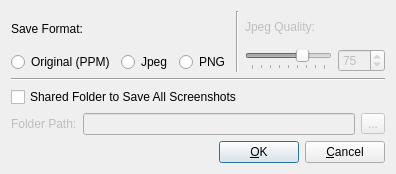
<ui version="4.0" >
 <author>Andrey Rijov</author>
 <class>Screenshot_Options_Window</class>
 <widget class="QDialog" name="Screenshot_Options_Window" >
  <property name="geometry" >
   <rect>
    <x>0</x>
    <y>0</y>
    <width>396</width>
    <height>174</height>
   </rect>
  </property>
  <property name="windowTitle" >
   <string>Screenshot Options</string>
  </property>
  <layout class="QGridLayout" name="gridLayout_4" >
   <item row="0" column="0" >
    <layout class="QGridLayout" name="gridLayout_2" >
     <item row="0" column="0" >
      <widget class="QLabel" name="Label__Screenshot_Save_Format" >
       <property name="sizePolicy" >
        <sizepolicy vsizetype="Preferred" hsizetype="Maximum" >
         <horstretch>0</horstretch>
         <verstretch>0</verstretch>
        </sizepolicy>
       </property>
       <property name="text" >
        <string>Save Format:</string>
       </property>
       <property name="buddy" >
        <cstring>RB_Format_PPM</cstring>
       </property>
      </widget>
     </item>
     <item row="1" column="0" >
      <widget class="QRadioButton" name="RB_Format_PPM" >
       <property name="text" >
        <string>Original (PPM)</string>
       </property>
      </widget>
     </item>
     <item row="1" column="1" >
      <widget class="QRadioButton" name="RB_Format_Jpeg" >
       <property name="text" >
        <string>Jpeg</string>
       </property>
      </widget>
     </item>
     <item row="1" column="2" >
      <widget class="QRadioButton" name="RB_Format_PNG" >
       <property name="text" >
        <string>PNG</string>
       </property>
      </widget>
     </item>
    </layout>
   </item>
   <item row="0" column="1" >
    <widget class="Line" name="line_2" >
     <property name="orientation" >
      <enum>Qt::Vertical</enum>
     </property>
    </widget>
   </item>
   <item row="0" column="2" >
    <layout class="QGridLayout" name="gridLayout_3" >
     <item row="0" column="0" >
      <widget class="QLabel" name="Label_Jpeg_Quality" >
       <property name="enabled" >
        <bool>false</bool>
       </property>
       <property name="text" >
        <string>Jpeg Quality:</string>
       </property>
       <property name="buddy" >
        <cstring>SB_Jpeg_Quality</cstring>
       </property>
      </widget>
     </item>
     <item row="1" column="0" >
      <widget class="QSlider" name="HS_Jpeg_Quality" >
       <property name="enabled" >
        <bool>false</bool>
       </property>
       <property name="minimum" >
        <number>20</number>
       </property>
       <property name="maximum" >
        <number>100</number>
       </property>
       <property name="singleStep" >
        <number>5</number>
       </property>
       <property name="value" >
        <number>75</number>
       </property>
       <property name="orientation" >
        <enum>Qt::Horizontal</enum>
       </property>
       <property name="tickPosition" >
        <enum>QSlider::TicksBelow</enum>
       </property>
      </widget>
     </item>
     <item row="1" column="1" >
      <widget class="QSpinBox" name="SB_Jpeg_Quality" >
       <property name="enabled" >
        <bool>false</bool>
       </property>
       <property name="minimum" >
        <number>20</number>
       </property>
       <property name="maximum" >
        <number>100</number>
       </property>
       <property name="singleStep" >
        <number>5</number>
       </property>
       <property name="value" >
        <number>75</number>
       </property>
      </widget>
     </item>
    </layout>
   </item>
   <item row="1" column="0" colspan="3" >
    <widget class="Line" name="line_3" >
     <property name="orientation" >
      <enum>Qt::Horizontal</enum>
     </property>
    </widget>
   </item>
   <item row="2" column="0" colspan="3" >
    <layout class="QGridLayout" name="gridLayout" >
     <item row="0" column="0" colspan="2" >
      <widget class="QCheckBox" name="CH_Screenshot_Folder" >
       <property name="sizePolicy" >
        <sizepolicy vsizetype="Fixed" hsizetype="Maximum" >
         <horstretch>0</horstretch>
         <verstretch>0</verstretch>
        </sizepolicy>
       </property>
       <property name="text" >
        <string>Shared Folder to Save All Screenshots</string>
       </property>
      </widget>
     </item>
     <item row="1" column="0" >
      <widget class="QLabel" name="Label_Folder_Path" >
       <property name="enabled" >
        <bool>false</bool>
       </property>
       <property name="text" >
        <string>Folder Path:</string>
       </property>
       <property name="buddy" >
        <cstring>Edit_Screenshot_Folder</cstring>
       </property>
      </widget>
     </item>
     <item row="1" column="1" >
      <widget class="QLineEdit" name="Edit_Screenshot_Folder" >
       <property name="enabled" >
        <bool>false</bool>
       </property>
      </widget>
     </item>
     <item row="1" column="2" >
      <widget class="QToolButton" name="TB_Screenshot_Folder" >
       <property name="enabled" >
        <bool>false</bool>
       </property>
       <property name="text" >
        <string>...</string>
       </property>
      </widget>
     </item>
    </layout>
   </item>
   <item row="3" column="0" colspan="3" >
    <layout class="QHBoxLayout" name="horizontalLayout" >
     <item>
      <spacer name="horizontalSpacer" >
       <property name="orientation" >
        <enum>Qt::Horizontal</enum>
       </property>
       <property name="sizeHint" stdset="0" >
        <size>
         <width>40</width>
         <height>20</height>
        </size>
       </property>
      </spacer>
     </item>
     <item>
      <widget class="QPushButton" name="Button_OK" >
       <property name="text" >
        <string>&amp;OK</string>
       </property>
      </widget>
     </item>
     <item>
      <widget class="QPushButton" name="Button_Cancel" >
       <property name="text" >
        <string>&amp;Cancel</string>
       </property>
      </widget>
     </item>
    </layout>
   </item>
  </layout>
 </widget>
 <tabstops>
  <tabstop>RB_Format_PPM</tabstop>
  <tabstop>RB_Format_Jpeg</tabstop>
  <tabstop>RB_Format_PNG</tabstop>
  <tabstop>HS_Jpeg_Quality</tabstop>
  <tabstop>SB_Jpeg_Quality</tabstop>
  <tabstop>CH_Screenshot_Folder</tabstop>
  <tabstop>Edit_Screenshot_Folder</tabstop>
  <tabstop>TB_Screenshot_Folder</tabstop>
  <tabstop>Button_OK</tabstop>
  <tabstop>Button_Cancel</tabstop>
 </tabstops>
 <includes/>
 <resources/>
 <connections>
  <connection>
   <sender>RB_Format_Jpeg</sender>
   <signal>toggled(bool)</signal>
   <receiver>HS_Jpeg_Quality</receiver>
   <slot>setEnabled(bool)</slot>
   <hints>
    <hint type="sourcelabel" >
     <x>154</x>
     <y>45</y>
    </hint>
    <hint type="destinationlabel" >
     <x>291</x>
     <y>46</y>
    </hint>
   </hints>
  </connection>
  <connection>
   <sender>RB_Format_Jpeg</sender>
   <signal>toggled(bool)</signal>
   <receiver>SB_Jpeg_Quality</receiver>
   <slot>setEnabled(bool)</slot>
   <hints>
    <hint type="sourcelabel" >
     <x>165</x>
     <y>55</y>
    </hint>
    <hint type="destinationlabel" >
     <x>367</x>
     <y>43</y>
    </hint>
   </hints>
  </connection>
  <connection>
   <sender>RB_Format_Jpeg</sender>
   <signal>toggled(bool)</signal>
   <receiver>Label_Jpeg_Quality</receiver>
   <slot>setEnabled(bool)</slot>
   <hints>
    <hint type="sourcelabel" >
     <x>156</x>
     <y>54</y>
    </hint>
    <hint type="destinationlabel" >
     <x>291</x>
     <y>22</y>
    </hint>
   </hints>
  </connection>
  <connection>
   <sender>RB_Format_PPM</sender>
   <signal>toggled(bool)</signal>
   <receiver>Label_Jpeg_Quality</receiver>
   <slot>setDisabled(bool)</slot>
   <hints>
    <hint type="sourcelabel" >
     <x>54</x>
     <y>49</y>
    </hint>
    <hint type="destinationlabel" >
     <x>265</x>
     <y>14</y>
    </hint>
   </hints>
  </connection>
  <connection>
   <sender>RB_Format_PPM</sender>
   <signal>toggled(bool)</signal>
   <receiver>HS_Jpeg_Quality</receiver>
   <slot>setDisabled(bool)</slot>
   <hints>
    <hint type="sourcelabel" >
     <x>82</x>
     <y>50</y>
    </hint>
    <hint type="destinationlabel" >
     <x>316</x>
     <y>36</y>
    </hint>
   </hints>
  </connection>
  <connection>
   <sender>RB_Format_PPM</sender>
   <signal>toggled(bool)</signal>
   <receiver>SB_Jpeg_Quality</receiver>
   <slot>setDisabled(bool)</slot>
   <hints>
    <hint type="sourcelabel" >
     <x>28</x>
     <y>51</y>
    </hint>
    <hint type="destinationlabel" >
     <x>380</x>
     <y>50</y>
    </hint>
   </hints>
  </connection>
  <connection>
   <sender>RB_Format_PNG</sender>
   <signal>toggled(bool)</signal>
   <receiver>Label_Jpeg_Quality</receiver>
   <slot>setDisabled(bool)</slot>
   <hints>
    <hint type="sourcelabel" >
     <x>191</x>
     <y>47</y>
    </hint>
    <hint type="destinationlabel" >
     <x>270</x>
     <y>17</y>
    </hint>
   </hints>
  </connection>
  <connection>
   <sender>RB_Format_PNG</sender>
   <signal>toggled(bool)</signal>
   <receiver>HS_Jpeg_Quality</receiver>
   <slot>setDisabled(bool)</slot>
   <hints>
    <hint type="sourcelabel" >
     <x>215</x>
     <y>48</y>
    </hint>
    <hint type="destinationlabel" >
     <x>274</x>
     <y>51</y>
    </hint>
   </hints>
  </connection>
  <connection>
   <sender>RB_Format_PNG</sender>
   <signal>toggled(bool)</signal>
   <receiver>SB_Jpeg_Quality</receiver>
   <slot>setDisabled(bool)</slot>
   <hints>
    <hint type="sourcelabel" >
     <x>219</x>
     <y>37</y>
    </hint>
    <hint type="destinationlabel" >
     <x>372</x>
     <y>36</y>
    </hint>
   </hints>
  </connection>
  <connection>
   <sender>CH_Screenshot_Folder</sender>
   <signal>toggled(bool)</signal>
   <receiver>Label_Folder_Path</receiver>
   <slot>setEnabled(bool)</slot>
   <hints>
    <hint type="sourcelabel" >
     <x>84</x>
     <y>83</y>
    </hint>
    <hint type="destinationlabel" >
     <x>70</x>
     <y>110</y>
    </hint>
   </hints>
  </connection>
  <connection>
   <sender>CH_Screenshot_Folder</sender>
   <signal>toggled(bool)</signal>
   <receiver>Edit_Screenshot_Folder</receiver>
   <slot>setEnabled(bool)</slot>
   <hints>
    <hint type="sourcelabel" >
     <x>135</x>
     <y>87</y>
    </hint>
    <hint type="destinationlabel" >
     <x>156</x>
     <y>123</y>
    </hint>
   </hints>
  </connection>
  <connection>
   <sender>CH_Screenshot_Folder</sender>
   <signal>toggled(bool)</signal>
   <receiver>TB_Screenshot_Folder</receiver>
   <slot>setEnabled(bool)</slot>
   <hints>
    <hint type="sourcelabel" >
     <x>241</x>
     <y>86</y>
    </hint>
    <hint type="destinationlabel" >
     <x>374</x>
     <y>113</y>
    </hint>
   </hints>
  </connection>
  <connection>
   <sender>Button_Cancel</sender>
   <signal>clicked()</signal>
   <receiver>Screenshot_Options_Window</receiver>
   <slot>reject()</slot>
   <hints>
    <hint type="sourcelabel" >
     <x>349</x>
     <y>144</y>
    </hint>
    <hint type="destinationlabel" >
     <x>74</x>
     <y>151</y>
    </hint>
   </hints>
  </connection>
  <connection>
   <sender>HS_Jpeg_Quality</sender>
   <signal>valueChanged(int)</signal>
   <receiver>SB_Jpeg_Quality</receiver>
   <slot>setValue(int)</slot>
   <hints>
    <hint type="sourcelabel" >
     <x>291</x>
     <y>45</y>
    </hint>
    <hint type="destinationlabel" >
     <x>360</x>
     <y>45</y>
    </hint>
   </hints>
  </connection>
  <connection>
   <sender>SB_Jpeg_Quality</sender>
   <signal>valueChanged(int)</signal>
   <receiver>HS_Jpeg_Quality</receiver>
   <slot>setValue(int)</slot>
   <hints>
    <hint type="sourcelabel" >
     <x>360</x>
     <y>45</y>
    </hint>
    <hint type="destinationlabel" >
     <x>291</x>
     <y>45</y>
    </hint>
   </hints>
  </connection>
 </connections>
</ui>
